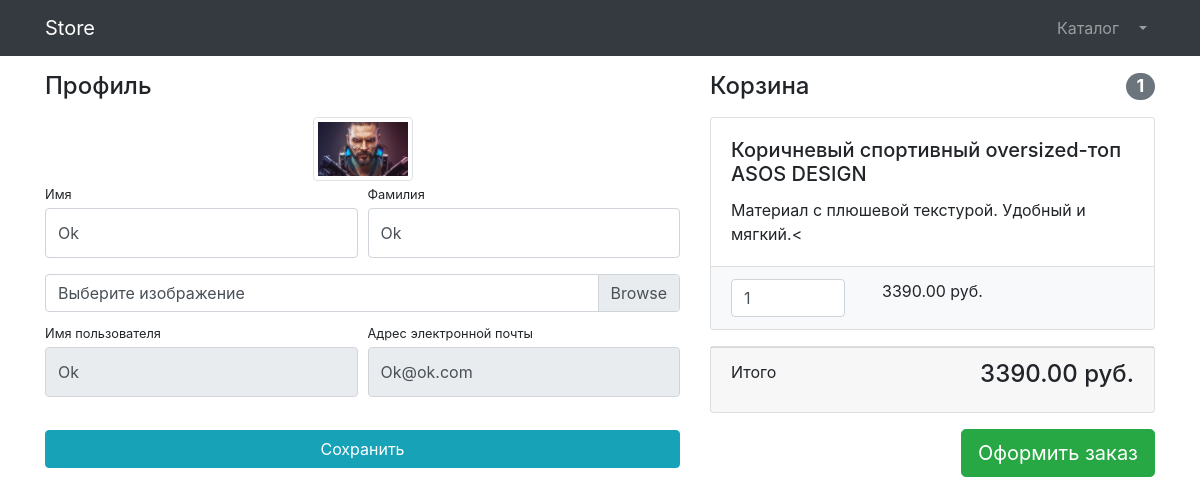
/users/profile/ (signed in), run on the app's committed database.
### users/models.py (models this page shows)
class User(AbstractUser):
    image = models.ImageField(upload_to='users_images',null=True, blank=True)

### products/models.py (models this page shows, shortened)
class Basket(models.Model):
    user = models.ForeignKey(to=User, on_delete=models.CASCADE)
    product = models.ForeignKey(to=Product, on_delete=models.CASCADE)
    quantity = models.PositiveSmallIntegerField(default=0)
    created_timestamp = models.DateTimeField(auto_now_add=True)
    objects = BasketQuerySet.as_manager()
    def sum(self):
        return self.product.price * self.quantity

class Product(models.Model):
    name = models.CharField(max_length=256)
    description = models.TextField()
    price = models.DecimalField(max_digits=10, decimal_places=2)
    quantity = models.PositiveIntegerField(default=0)
    image = models.ImageField(upload_to='products_images')
    category = models.ForeignKey(to=ProductCategory, on_delete=models.CASCADE)
    class Meta:
        verbose_name = 'product'
        verbose_name_plural = 'products'

### users/views.py (the view)
# urls.py: path('profile/', profile, name='profile'),
@login_required
def profile(request):
    if request.method == 'POST':
        form = UserProfileForm(instance=request.user, data=request.POST, files=request.FILES)
        if form.is_valid():
            form.save()
            return HttpResponseRedirect(reverse('users:profile'))
        else:
            print(form.errors)
    else:
        form = UserProfileForm(instance=request.user)
    context = {'title': 'Store - Профиль',
               'form': form,
               'baskets': Basket.objects.filter(user=request.user),
               }
    return render(request, 'users/profile.html', context)

### users/forms.py
class UserProfileForm(UserChangeForm):
    first_name = forms.CharField(widget=forms.TextInput(attrs={
        'class': 'form-control py-4'}))
    last_name = forms.CharField(widget=forms.TextInput(attrs={
        'class': 'form-control py-4'}))
    image = forms.ImageField(widget=forms.FileInput(attrs={
        'class': 'custom-file-input'}), required=False)
    username = forms.CharField(widget=forms.TextInput(attrs={
        'class': 'form-control py-4', 'readonly': True}))
    email = forms.CharField(widget=forms.TextInput(attrs={
        'class': 'form-control py-4', 'readonly': True}))
    class Meta:
        model = User
        fields = ('first_name', 'last_name', 'image', 'username', 'email')

### products/models.py (called while the page is built)
    def total_sum(self):
        return sum(basket.sum() for basket in self)

    def total_quantity(self):
        return sum(basket.quantity for basket in self)

### users/templates/users/profile.html (shortened to what this page needs)
{% extends 'products/base.html' %}
{% load  static %}
{% block css %}
    <link href="{% static 'vendor/css/profile.css' %}" rel="stylesheet">
{% endblock %}
{% block content %}
    <div class="container">
        <div class="row">
            <div class="col-lg-7">
                <h4 class="mt-3 mb-3">Профиль</h4>
                <div class="col-lg-12 text-center">
                    <img width="100" height="100"
                         src="{% if user.image %} {{ user.image.url }} {% else %} {% static 'vendor/img/users/default_avatar.jpg' %}
                         {% endif %}"
                         class="img-thumbnail">
                </div>
                <form action="{% url 'users:profile' %}" method="post" enctype="multipart/form-data">
                    <div class="form-row">
                        <div class="col-lg-6">
                            <div class="form-group">
                                <label class="small mb-1" for="{{ form.first_name.id_for_label }}">
                                    Имя
                                </label>
                                {{ form.first_name }}
                            </div>
                        </div>
                        <div class="col-lg-6">
                            <div class="form-group">
                                <label class="small mb-1" for="{{ form.last_name.id_for_label }}">
                                    Фамилия
                                </label>
                                {{ form.last_name }}
                            </div>
                        </div>
                    </div>
                    <div class="form-row mb-2">
                        <div class="col-lg-12">
                            <div class="custom-file">
                                <label class="custom-file-label" for="{{ form.image.id_for_label }}">
                                    Выберите изображение
                                </label>
                            </div>
                        </div>
                    </div>
                    <div class="form-row">
                        <div class="col-lg-6">
                            <label class="small mb-1" for="{{ form.username.id_for_label }}">
                                Имя пользователя
                            </label>
                            {{ form.username }}
                        </div>
                        <div class="col-lg-6">
                            <label class="small mb-1" for="{{ form.email.id_for_label }}">
                                Адрес электронной почты
                            </label>
                            {{ form.email }}
                        </div>
                    </div>
                    <div class="form-row">
                        <div class="col-lg-12" style="margin-top: 33px;">
                            <input class="btn btn-info btn-block" type="submit" value="Сохранить">
                        </div>
                    </div>
                </form>
            </div>
            <div class="col-lg-5">
                {% include 'products/baskets.html' %}
            </div>
    </div>
</div>
{% endblock %}

### products/templates/products/baskets.html (shortened to what this page needs)
{% if baskets %}
    <h4 class="mt-3 mb-3 d-flex justify-content-between align-items-center mb-3">
                        Корзина <span class="badge badge-secondary badge-pill">{{ baskets.total_quantity }}</span>
                    </h4>
                    {% for basket in baskets %}
                    <div class="card mb-3">
                        <div class="card-body">
                            <h5 class="card-title">{{ basket.product.name }}</h5>
                            <p class="card-text">{{ basket.product.description }}<</p>
                        </div>
                        <ul class="list-group list-group-flush">
                            <li class="list-group-item bg-light">
                                <div class="row text-center">
                                    <div class="col-lg-4">
                                        <input name="basketID" type="number" class="form-control"
                                               value="{{ basket.quantity }}" min="0">
                                    </div>
                                    <div class="col-lg-4">{{ basket.sum }} руб.</div>
                                    <div class="col-lg-4">
                                    </div>
                                </div>
                            </li>
                        </ul>
                    </div>
                    {% endfor %}
                    <div class="card mb-3">
                        <div class="card-footer">
                            <p class="float-left">Итого</p>
                            <h4 class="float-right">{{ baskets.total_sum }} руб.</h4>
                        </div>
                    </div>
                    <a class="btn btn-success btn-lg float-right" href="../orders/order-create.html">
                        Оформить заказ
                    </a>
{% else %}
    <h4 class="mt-3 mb-3 text-center">
                        Корзина пустая
                    </h4>
{% endif %}

### data on the page
User: image (picture), first_name "Ok", last_name "Ok", username "Ok", email "Ok@ok.com"
Basket: total_quantity "1", product.name "Коричневый спортивный oversized-топ ASOS DESIGN", product.description "Материал с плюшевой текстурой. Удобный и мягкий.", basketID "1", sum "3390.00", total_sum "3390.00"
